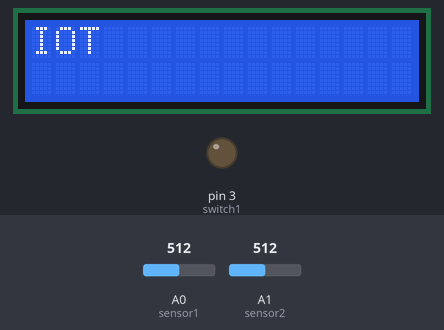
A sketch run on a simulated Arduino Uno, built with avr-gcc and run on an emulated ATmega328P. Parts: 16×2 character LCD, output pins drawn as LEDs (lit = HIGH). Inputs (shaded band) come from the test bench; at power-on: A1 (sensor2) = 512, A0 (sensor1) = 512. What the sketch prints to the serial monitor is not drawn.

Above: at 1.1 s.
At 4.2 s:
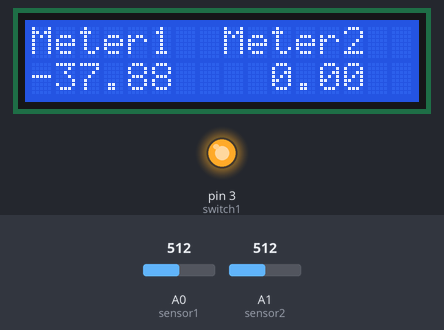
4.3 s: A1 (sensor2) set to 716
At 5.4 s:
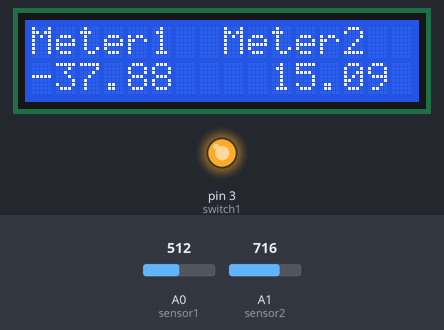
6.5 s: A1 (sensor2) set to 900
At 8.2 s:
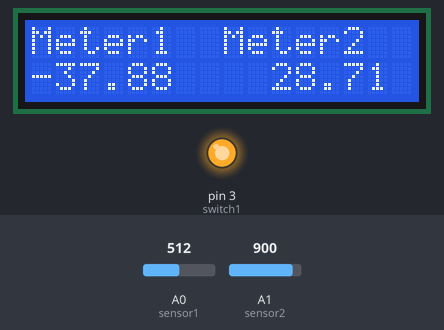
8.5 s: A1 (sensor2) set to 1023
At 10.4 s:
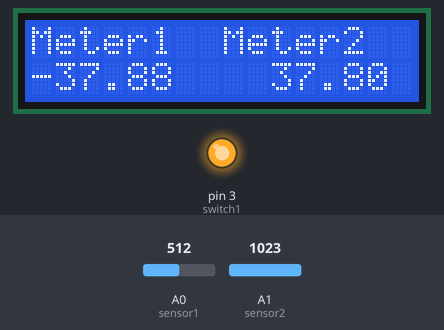
Timing chart, 0 to 11.9 s (numbered marks = the images above; inputs shaded):
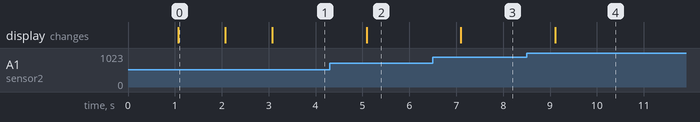

Measured:
- after the input at 4.3 s, the display: changes after 0.79 s (image 2)
- after the input at 6.5 s, the display: changes after 0.60 s (image 3)
- after the input at 8.5 s, the display: changes after 0.61 s (image 4)
- what the display in image 0 shows lasts 1.0 s, from 1.1 s to 2.1 s

The sketch:

ACS712_metre.ino
```cpp
#include<LiquidCrystal.h>
LiquidCrystal lcd(6,7,8,9,10,11);


const int sensor1 = A0;
const int  sensor2 = A1;
int sensitivity = 66;
int adcValue1 = 0;
int adcValue2 =0;
int offsetVoltage = 2500;
double adcVoltage1 = 0;
double currentValue1 = 0;
double adcVoltage2 = 0;
double currentValue2 = 0;

int temp=0,i=0;
int led=13;
int switch1 = 3;
char str[15];

int y, x,avr1,avr2;

void setup()
{
  lcd.begin(16,2);
  Serial.begin(9600);
     pinMode(sensor1, INPUT);
     pinMode(sensor2, INPUT);
     pinMode(switch1, OUTPUT);

  lcd.setCursor(0,0);
  lcd.print("Real time GSM Meter Monitoring");
  lcd.setCursor(0,1);
  lcd.print("   Automatonion    ");
  delay(1000);
  lcd.clear();
  lcd.print("IOT");
  delay(1000);
  lcd.setCursor(0,1);
  lcd.print("System Ready");
  Serial.println("AT+CNMI=2,2,0,0,0");
  delay(500);
  Serial.println("AT+CMGF=1");
  delay(500);
  lcd.clear();
  lcd.setCursor(0,0);
 // lcd.print("Meter 1");
  lcd.setCursor(0,1);
  digitalWrite(switch1, HIGH);


}
void loop()
{
     adcValue1 = analogRead(sensor1);
     adcVoltage2 = (adcValue1 / 1024.0) * 5000;
     currentValue1 = ((adcVoltage1 - offsetVoltage) / sensitivity);

     adcValue2 = analogRead(sensor2);
     adcVoltage2 = (adcValue2 / 1024.0) * 5000;
     currentValue2 = ((adcVoltage2 - offsetVoltage) / sensitivity);


  lcd.setCursor(0,0);
   lcd.print("Meter1  Meter2");


  lcd.setCursor(0,1);
   lcd.print(currentValue1);

   lcd.setCursor(10,10);
      lcd.print(currentValue2);
      delay(1000);
      // checking bridge in meter
      if(currentValue1 > currentValue2 + 5){
      lcd.clear();

       lcd.setCursor(0,0);
       lcd.print("Bridge Detected");


      digitalWrite(switch1, LOW);
      delay(1000);

   }

}
```
